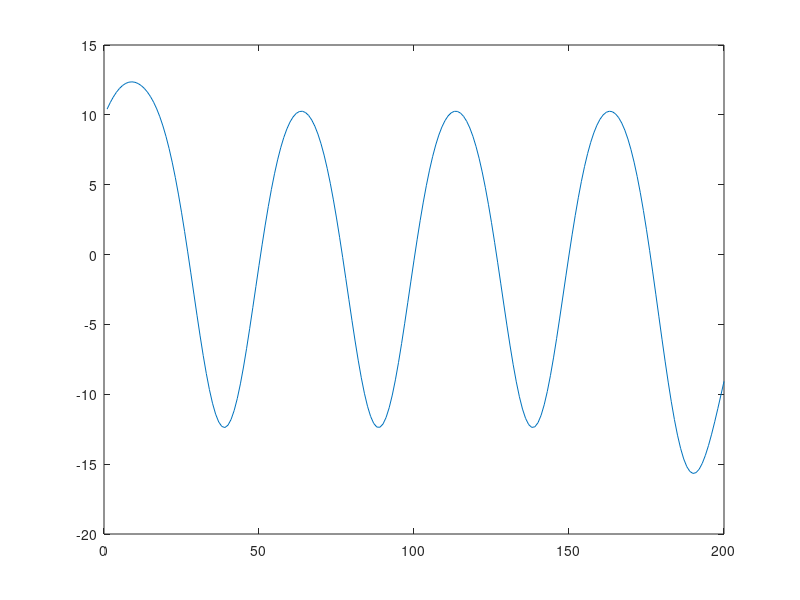
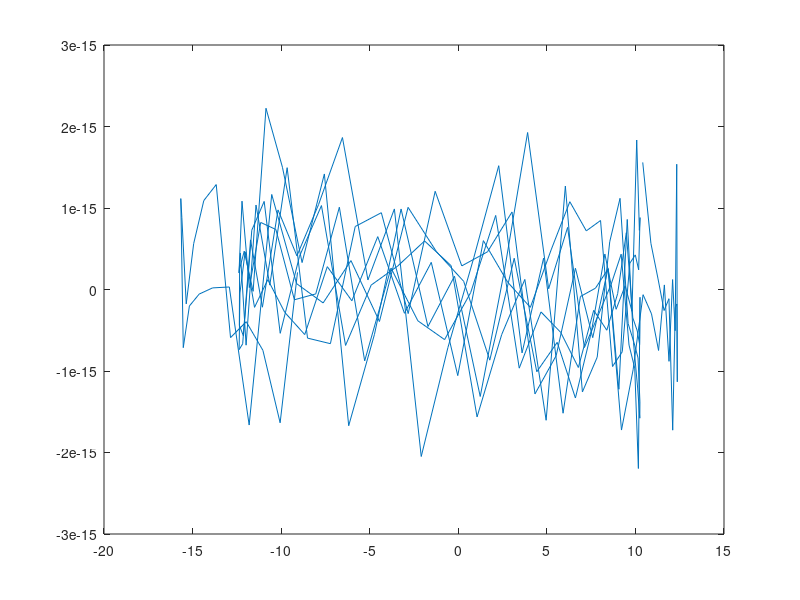

MATLAB code to generate these figures, in order:
%%  - RECTANGULAR WINDOW

time = linspace(0,1,200);
x = sin(2.*pi.*4.*time) + cos(2.*pi.*8.*time)+ sin(2.*pi.*16.*time);

L  = 1/(time(2)-time(1));
fs = L;

cut_off_freq = 9;% Tunable as desired 
cut_off_ratio = cut_off_freq/(fs/2); %fs/2 is called Nyquist Frequency

y = cut_off_ratio*sinc(cut_off_ratio*(-(L/2):L/2));

X = fft([x zeros(1,length(y)-1)]);
Y = fft([y zeros(1,length(x)-1)]);

 c1 = conv(x,y,'full');
 c2 = ifft(X.*Y);
 
 rmse1 = sqrt(sum((c1(100:299)-c2(100:299)).^2))

 figure(1)
 plot(c1(100:299))
 
 figure(2)
 plot(c2(100:299)) 
 
%%  - GAUSSIAN WINDOW

time = linspace(0,1,200);
x = sin(2.*pi.*4.*time) + cos(2.*pi.*8.*time)+ sin(2.*pi.*16.*time);

L  = 1/(time(2)-time(1));
fs = L;

%  Change below lines to Gaussian Window!!!
alpha = 10;
order = length(x)-1;
y  =  gausswin(order+1,alpha)'; %matlab definition of gaussian window

X = fft([x zeros(1,length(y)-1)]);
Y = fft([y zeros(1,length(x)-1)]);

 c1 = conv(x,y,'full');
 c2 = ifft(X.*Y);
 
 rmse2 = sqrt(sum((c1(100:299)-c2(100:299)).^2))

 figure(1)
 plot(c1(100:299))
 
 figure(2)
 plot(c2(100:299))